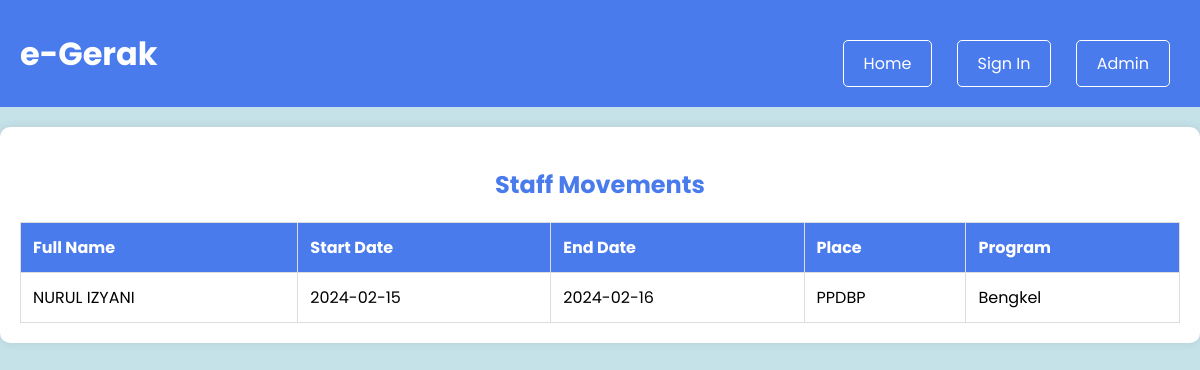
The page / on the database its author committed.
### tables this page shows
CREATE TABLE `tblmovement` (
  `move_id` int NOT NULL,
  `staff_id` int NOT NULL,
  `StaffFullName` varchar(200) NOT NULL,
  `StaffUnit` varchar(100) DEFAULT NULL,
  `StartDate` varchar(150) NOT NULL,
  `EndDate` varchar(150) DEFAULT NULL,
  `Place` varchar(255) DEFAULT NULL,
  `Program` varchar(255) DEFAULT NULL,
  `MovementPicture` varchar(255) DEFAULT NULL,
  `SubmitDate` timestamp NOT NULL DEFAULT CURRENT_TIMESTAMP
);

### index.php (the view, shortened to what this page needs)
<?php
include('config.php');
$sql = "SELECT * FROM tblmovement ORDER BY StartDate DESC";
$result = $conn->query($sql);
?>
<!DOCTYPE html>
<html lang="en">
<head>
    <link rel="stylesheet" href="https://cdnjs.cloudflare.com/ajax/libs/font-awesome/5.15.1/css/all.min.css" />
</head>
<body>
    <header>
        <h1>e-Gerak</h1>
        <nav>
            <a href="index.php">Home</a>
            <a href="signin.php">Sign In</a>
            <a href="adminsignin.php">Admin</a>
        </nav>
    </header>
    <main>
        <h2>Staff Movements</h2>
        <table border="1">
            <thead>
                <tr>
                    <th>Full Name</th>
                    <th>Start Date</th>
                    <th>End Date</th>
                    <th>Place</th>
                    <th>Program</th>
                </tr>
            </thead>
            <tbody>
                <?php
                while ($row = $result->fetch_assoc()) {
                    echo "<tr>";
                    echo "<td>" . htmlspecialchars(isset($row['StaffFullName']) ? $row['StaffFullName'] : '') . "</td>";
                    echo "<td>" . htmlspecialchars(isset($row['StartDate']) ? $row['StartDate'] : '') . "</td>";
                    echo "<td>" . htmlspecialchars(isset($row['EndDate']) ? $row['EndDate'] : '') . "</td>";
                    echo "<td>" . htmlspecialchars(isset($row['Place']) ? $row['Place'] : '') . "</td>";
                    echo "<td>" . htmlspecialchars(isset($row['Program']) ? $row['Program'] : '') . "</td>";
                    echo "</tr>";
                }
                ?>
            </tbody>
        </table>
    </main>
</body>
</html>

### index.php (style rules this page uses)
body { background-color: #c6e2e9; margin: 0; padding: 0; font-family: "Poppins", sans-serif; }
header { background-color: #4a7bed; padding: 20px; display: flex; justify-content: space-between; align-items: center; }
h1 { color: #fff; margin: 0; }
nav { text-align: center; margin-top: 20px; }
nav a { color: #fff; text-decoration: none; padding: 10px 20px; display: inline-block; border: 1px solid #fff; border-radius: 5px; margin: 0 10px; }
main { max-width: 1200px; margin: 20px auto; padding: 20px; background-color: #fff; border-radius: 10px; box-shadow: 0 0 10px rgba(0, 0, 0, 0.1); text-align: center; }
h2 { color: #4a7bed; margin-bottom: 10px; }
table { width: 100%; border-collapse: collapse; margin-top: 20px; }
th, td { padding: 12px; text-align: left; border-bottom: 1px solid #ddd; border: 1px solid #ddd; }
th { background-color: #4a7bed; color: #fff; }

### rows shown on the page
tblmovement: StaffFullName "NURUL IZYANI", StartDate "2024-02-15", EndDate "2024-02-16", Place "PPDBP", Program "Bengkel"
